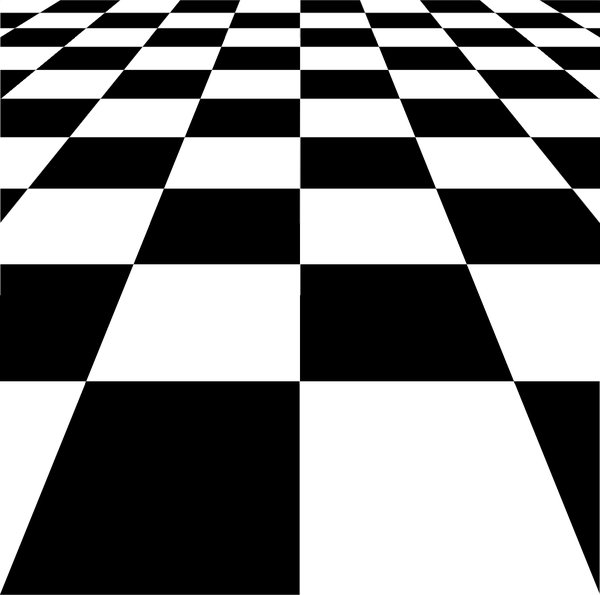
#> input picture assets/chequerboard.jpg, 600 x 595 px
$ python part6.py
#> lines starting #> are read from the running program, lines starting #| are printed output that depends on the picture; after the words box and inside, x2 and y2 are one past the last pixel; in counts of white or black regions, pixels touching at a corner belong together
# Corner Detection

import numpy as np
import cv2

img = cv2.imread('assets/chequerboard.jpg')
#> img is the input picture: shape (595, 600, 3); min 0, max 255, mean 127.8
img = cv2.resize(img, (0,0), fx=0.8, fy=0.8)
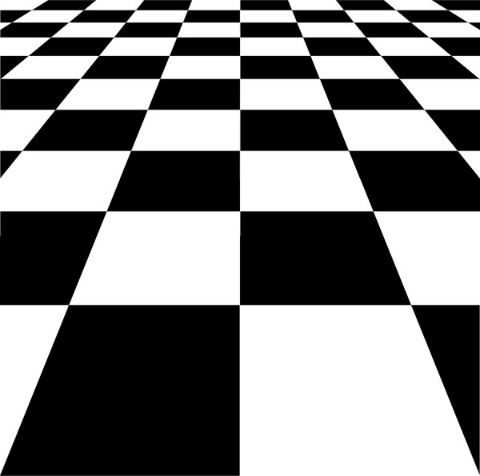
#> img: shape (476, 480, 3); min 0, max 255, mean 127.8

# when u need to detected the edges or corners u need to converting to grey scale before, because is lot of easy to detect
# make the new variable for contain a grey scale image
grayImages = cv2.cvtColor(img, cv2.COLOR_BGR2GRAY)
# it doest change anything because the image already black and white so it's a grey scale

# using shi-tomasi corner detector
# the parameters for goodFeaturesToTrack source image, number of corners, minimum quality(value between 0 - 1), and minimum euclidean distance
# euclidean distance is the distance between 2 value absolute distance between 2 point on a graph or
# formula for calculate euclidean distance sqrt((x2-x1)^2 + (y2-y1)^2)

corners = cv2.goodFeaturesToTrack(grayImages, 20, 0.5, 10)
#> corners = 20 rows, first 8: [239, 55], [240, 304], [184, 21], [175, 38], [239, 79], [295, 21], [239, 210], [171, 54]
# because goodFeaturesToTrack return floating point we need to convert it into integer


corners = np.int0(corners)

for corner in corners:
    x, y = corner.ravel()
    # what rovel does is conver multidimentional list into list [[x,y]] -> [x,y]

    # after get the corner and then the next step is just to draw the corners
    # draw the circle to every coordinates where the corners is exist
    cv2.circle(img, (x,y), 5, (255,0,0), -1)
#> this loop made 20 passes
#> (x, y) on passes 1 to 12: (239, 55), (240, 304), (184, 21), (175, 38), (239, 79), (295, 21), (239, 210), (171, 54), (311, 56), (304, 38), (105, 212), (333, 110)
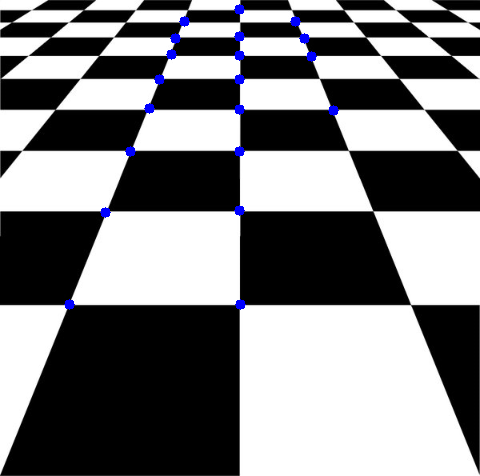
#> img: shape (476, 480, 3); 0.71% of pixels changed, all inside (x1, y1, x2, y2) = (64, 4, 339, 310)

for i in range(len(corners)):
    for j in range(i+1, len(corners)):

        # why we need [0] because the list is multidimentional list, so u need took the first value of the array
        node1 = tuple(corners[i][0])
        node2 = tuple(corners[j][0])

        # because we only need 8 bit python int instead of numpy int (32/64 bit) we need to convert it into a regular int using map method builtin in python
        # and then after the mapping proccess is done u need to convert it into tuple
        color = tuple(map(lambda x: int(x),np.random.randint(0, 255, size=3)))
        cv2.line(img, node1, node2, color, 1)
#> this loop made 20 passes
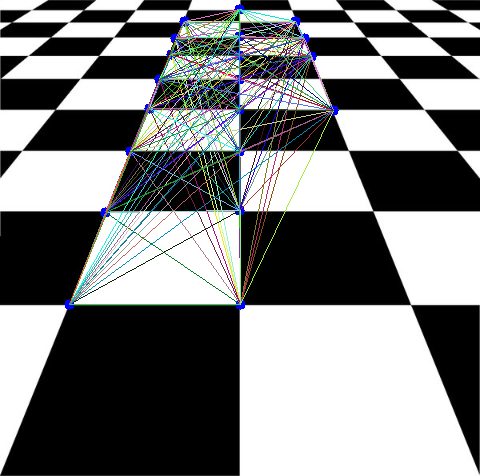
#> img: shape (476, 480, 3); 6.42% of pixels changed, all inside (x1, y1, x2, y2) = (69, 9, 334, 305)

# print(corners)
cv2.imshow('Frame', img)
cv2.waitKey(0)
cv2.destroyAllWindows()
